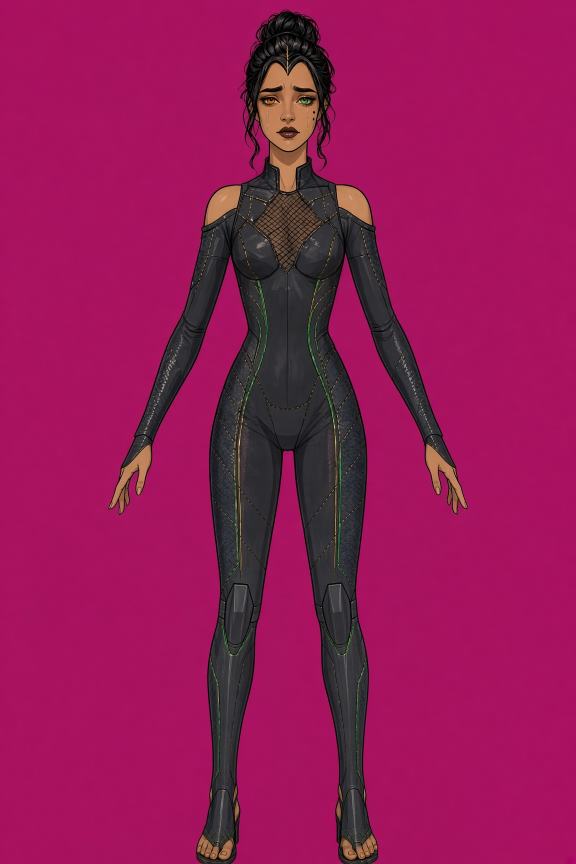
#> input picture artifacts/imagine_images/ef4019f6-9061-4e7b-a9ca-c2764fae60a6.jpg, 1152 x 1728 px (shown at 1/2 size)
$ python -i register_expr.py   (imports and definitions only)
#> lines starting #> are read from the running program, lines starting #| are printed output that depends on the picture
#> further down, picture is the input picture: PIL image 1152x1728 RGB; mean R, G, B 147.2, 24.5, 86.3
#!/usr/bin/env python3
"""Key magenta, drop ghost duplicates, lock expression bodies to the canon frame."""
from __future__ import annotations

from pathlib import Path

import numpy as np
from PIL import Image
from importlib.machinery import SourceFileLoader

# [1 line that did not run here, left out]

OUT = Path("/workspace/public/puppet/rig/expr")
# [1 line not run here, left out]

CANON_W, CANON_H, CHAR_H, FEET_Y = 512, 1100, 980, 1052


def bbox(im: Image.Image, thresh: int = 12) -> tuple[int, int, int, int]:
    a = np.array(im.convert("RGBA"))[..., 3]
    ys, xs = np.where(a > thresh)
    if len(xs) == 0:
        return (0, 0, im.width, im.height)
    return int(xs.min()), int(ys.min()), int(xs.max()) + 1, int(ys.max()) + 1


def place(im: Image.Image) -> Image.Image:
    im = im.convert("RGBA")
    x0, y0, x1, y1 = bbox(im)
#> in bbox, `a = np.array(im.convert("RGBA"))[..., 3]`: a: shape (1728, 1152); every value is 255
#> x0 = 0; y0 = 0; x1 = 1152; y1 = 1728
    crop = im.crop((x0, y0, x1, y1))
    scale = CHAR_H / crop.height
#> scale = 0.567
    nw = max(1, int(round(crop.width * scale)))
#> nw = 653
    nh = CHAR_H
    resized = crop.resize((nw, nh), Image.Resampling.LANCZOS)
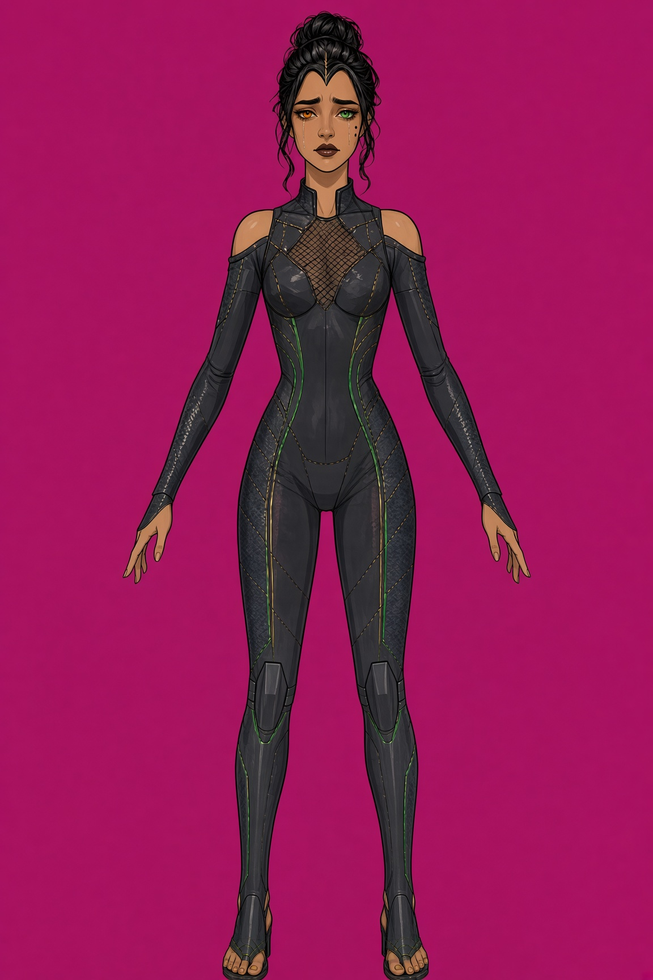
#> resized: PIL image 653x980 RGBA; mean R, G, B, A 147.2, 24.5, 86.3, 255
    canvas = Image.new("RGBA", (CANON_W, CANON_H), (0, 0, 0, 0))
#> canvas: PIL image 512x1100 RGBA; every value is 0
    x = (CANON_W - nw) // 2
#> x = -71
    y = FEET_Y - nh
    canvas.alpha_composite(resized, (x, y))
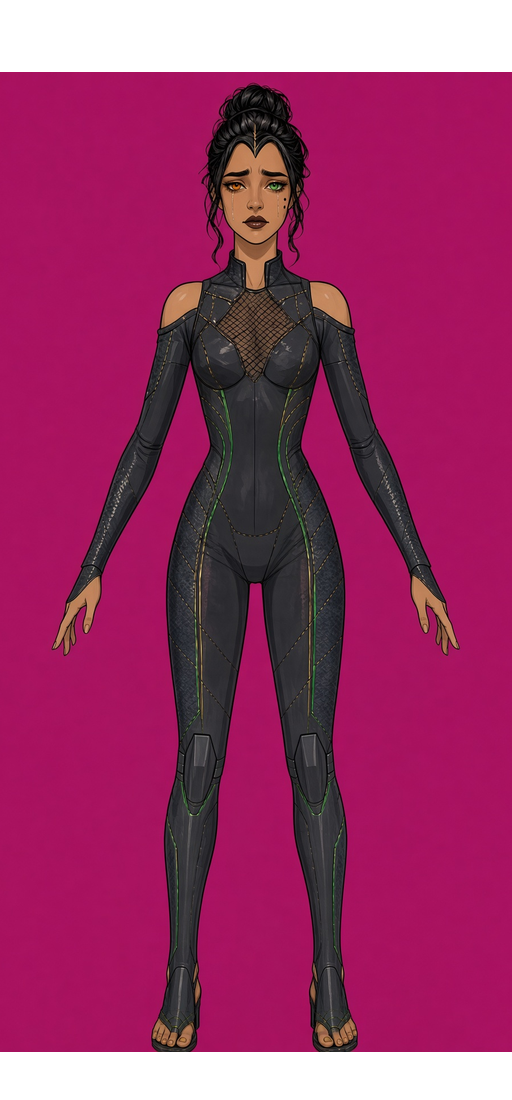
#> canvas: PIL image 512x1100 RGBA; mean R, G, B, A 125.8, 23.5, 74.6, 227.2; transparent parts drawn white
    return canvas


def largest_blob(im: Image.Image) -> Image.Image:
    a = np.array(im)
    alpha = a[..., 3] > 12
    h, w = alpha.shape
    seen = np.zeros_like(alpha, dtype=bool)
    best = None
    best_n = 0
    for y in range(h):
        xs = np.where(alpha[y] & ~seen[y])[0]
        for x in xs:
            if seen[y, x]:
                continue
            stack = [(y, x)]
            cells = []
            seen[y, x] = True
            while stack:
                cy, cx = stack.pop()
                cells.append((cy, cx))
                for dy, dx in ((-1, 0), (1, 0), (0, -1), (0, 1)):
                    ny, nx = cy + dy, cx + dx
                    if 0 <= ny < h and 0 <= nx < w and alpha[ny, nx] and not seen[ny, nx]:
                        seen[ny, nx] = True
                        stack.append((ny, nx))
            if len(cells) > best_n:
                best_n = len(cells)
                best = cells
    if not best:
        return im
    keep = np.zeros_like(alpha)
    for cy, cx in best:
        keep[cy, cx] = True
    a[..., 3] = np.where(keep, a[..., 3], 0)
    return Image.fromarray(a, "RGBA")


jobs = {
    "joy": Path("/workspace/artifacts/imagine_images/7e6b8a9b-6d6d-40ca-8879-f293c67cccd7.jpg"),
    "anger": Path("/workspace/artifacts/imagine_images/8904e786-c698-4ca6-b90f-70f18a4f92d1.jpg"),
    "sorrow": Path("/workspace/artifacts/imagine_images/ef4019f6-9061-4e7b-a9ca-c2764fae60a6.jpg"),
    "shock": Path("/workspace/artifacts/imagine_images/2481977f-8494-4a8d-8c7b-98b0b6396523.jpg"),
    "smirk": Path("/workspace/artifacts/imagine_images/101e776e-ae0e-4cb5-b5e9-877ca7a10ceb.jpg"),
    "focus": Path("/workspace/artifacts/imagine_images/b5475a8b-a817-4c1c-a57e-4f6bd9221509.jpg"),
    "soft": Path("/workspace/artifacts/imagine_images/fb5b390d-69ca-40c3-b71d-f8d5f54d346a.jpg"),
    "blink": Path("/workspace/artifacts/imagine_images/38bf3964-304a-4a90-b358-7de803f74e64.jpg"),
}

# [6 lines not run here, left out]

neutral = Path("/workspace/public/puppet/rig/front.png")
# [2 lines not run here, left out]

>>> from PIL import Image
>>> picture = Image.open('../artifacts/imagine_images/ef4019f6-9061-4e7b-a9ca-c2764fae60a6.jpg')
>>> result = place(picture)
